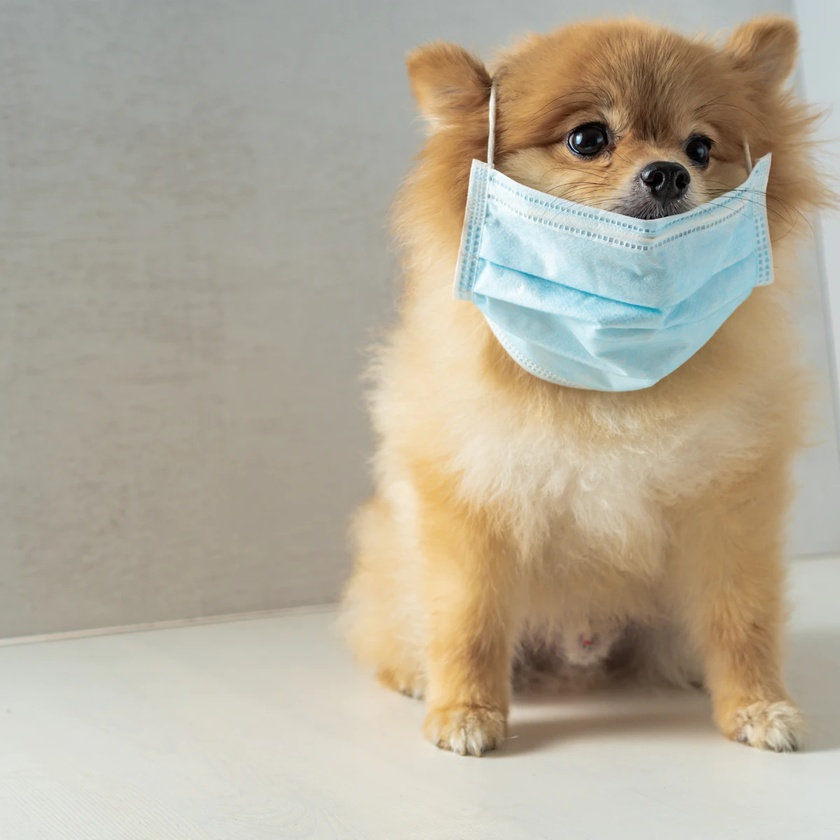
//> input picture images/cute-dog.jpg, 840 x 840 px, shrunk from 1200 x 1200 before the run
$ ./Remap_Demo   (built with g++ and OpenCV 4)
//> lines starting //> are read from the running program, lines starting //| are printed output that depends on the picture
#include <opencv2/imgproc.hpp>
#include <opencv2/highgui.hpp>
#include <opencv2/imgcodecs.hpp>

using namespace cv;

void update_map(int &ind, cv::Mat &map_x, cv::Mat &map_y);

int main() {

    cv::Mat src = cv::imread("./images/cute-dog.jpg", cv::IMREAD_COLOR);
//> src is the input picture: 840 rows x 840 cols, CV_8UC3; mean B, G, R 153.9, 171.5, 180.1

    if (src.empty()) {
        return -1;
    }

    cv::Mat dst(src.size(), src.type());
    cv::Mat map_x(src.size(), CV_32FC1);
    cv::Mat map_y(src.size(), CV_32FC1);

    const char *window_name = "Remap Demo";
    cv::namedWindow(window_name, cv::WINDOW_AUTOSIZE);

    int ind = 0;
    while (true) {
        update_map(ind, map_x, map_y);
//> after the loop in update_map, `for (int i = 0; i < map_x.rows; i++)`:
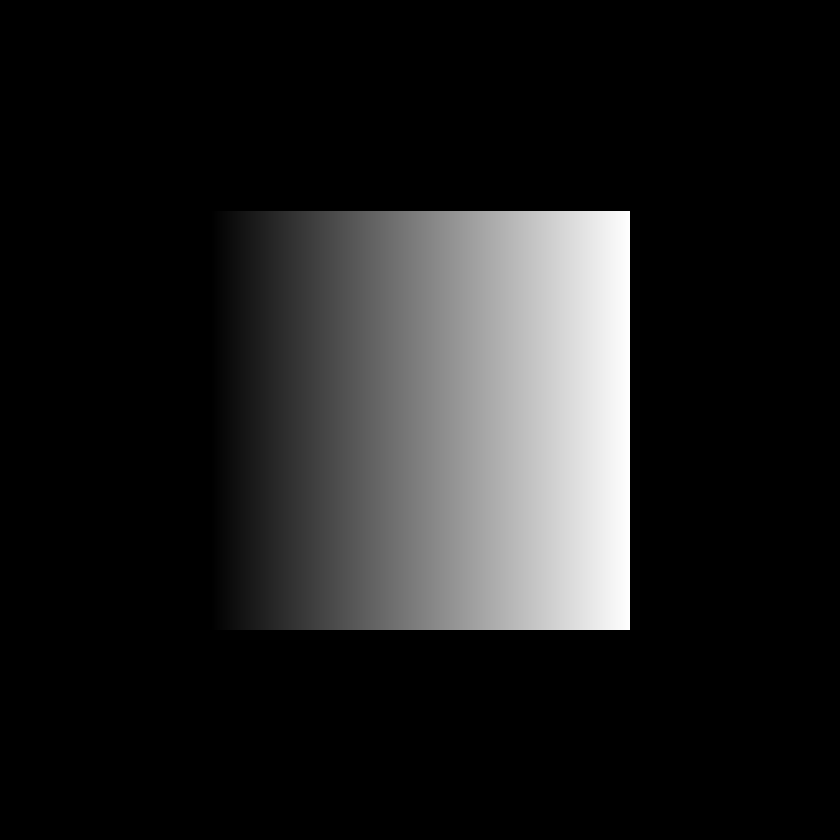
//> map_x: 840 rows x 840 cols, CV_32FC1; min 0, max 838.5, mean 104.6; drawn with min black and max white
//> ind = 1
        cv::remap(src, dst, map_x, map_y, cv::INTER_LINEAR, cv::BORDER_CONSTANT, cv::Scalar(0, 0, 0));
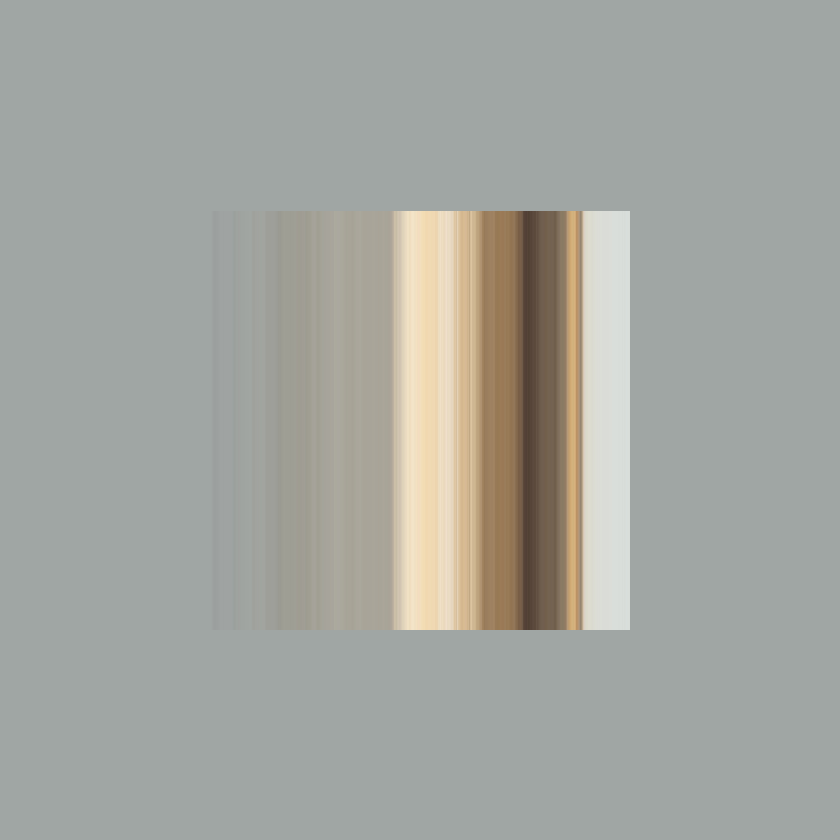
//> dst: 840 rows x 840 cols, CV_8UC3; mean B, G, R 160.1, 166, 164
        cv::imshow(window_name, dst);

        auto c = (char) cv::waitKey(1000);
//> the Esc key is pressed
        if (c == 27) {
            break;
        }
    }
    return 0;
}


void update_map(int &ind, cv::Mat &map_x, cv::Mat &map_y) {
    for (int i = 0; i < map_x.rows; i++) {
        for (int j = 0; j < map_x.cols; j++) {
            switch (ind) {
                case 0:
                    if (j > map_x.cols * 0.25 && j < map_x.cols * 0.75 && i > map_x.rows * 0.25 &&
                        i < map_x.rows * 0.75) {
                        map_x.at<float>(i, j) = 2 * (j - map_x.cols * 0.25f) + 0.5f;
                        map_y.at<float>(i, j) = 2 * (j - map_x.cols * 0.25f) + 0.5f;
                    } else {
                        map_x.at<float>(i, j) = 0;
                        map_y.at<float>(i, j) = 0;
                    }
                    break;
                case 1:
                    map_x.at<float>(i, j) = (float) j;
                    map_y.at<float>(i, j) = 0;
                    break;

                case 2:
                    map_x.at<float>(i, j) = (float) (map_x.cols - j);
                    map_y.at<float>(i, j) = (float) i;
                    break;

                case 3:
                    map_x.at<float>(i, j) = (float) (map_x.cols - j);
                    map_y.at<float>(i, j) = (float) (map_x.rows - i);
                    break;

                default:
                    break;
            }
        }
    }
    ind = (ind + 1) % 4;
}
